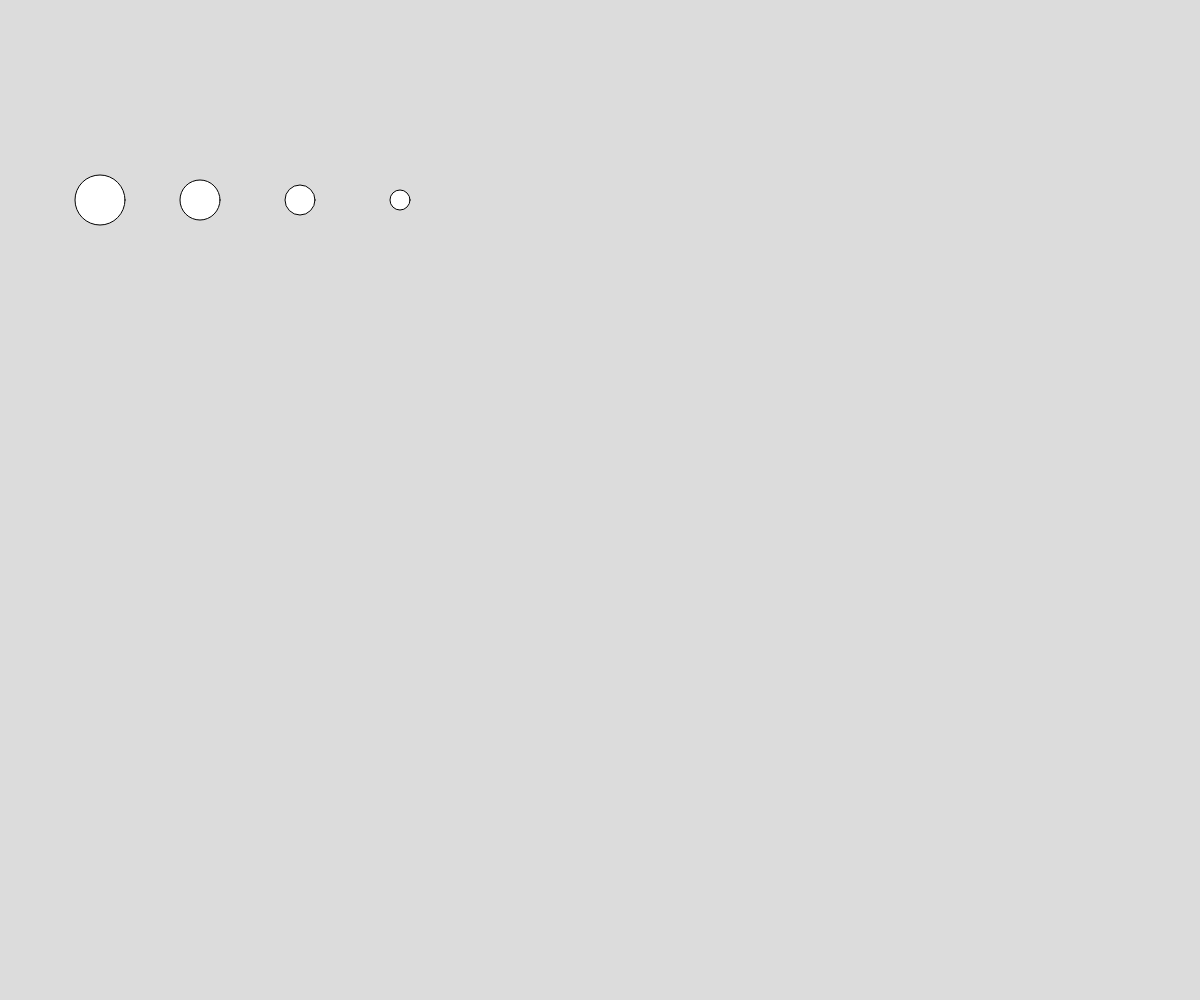
Frame 1 (no input)
Frame 60 (no input): identical to frame 1, image omitted
Frame 120 (the mouse pressed at the canvas centre since frame 60): identical to frame 1, image omitted

The p5.js sketch that drew this single still picture (run headless with seeded random() and noise() and a simulated clock; from frame 60 on, the mouse is pressed at the canvas centre):

// p5.js sketch
// ── sketch.js
// Project Title
// Your Name
// Date
//
// Extra for Experts:
// - describe what you did to take this project "above and beyond"

let words = ['uf', 'aludhfh', 'fdsa', 'dauifb',];
let nums = [50, 40, 30, 20, 10];
let num = 24;
let index = 0;
function setup() {
  createCanvas(windowWidth, windowHeight);
}

function draw() {
  background(220);
  for (let i = 0; i < 4; i++) {
    ellipse(i*100 +100, 200, nums[i]), nums[i];
  }
}
function mousePressed() {
  index = index + 1;
  if (index === words.length) {
    index = 0;
  }
}
